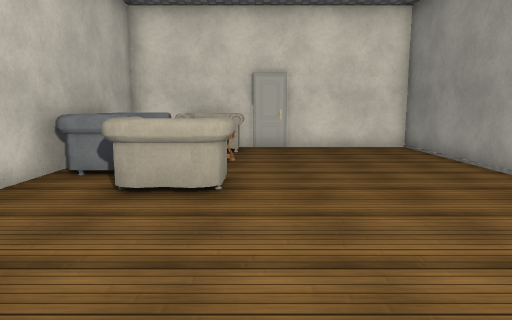
[1] (above)

12 first-person views from a walk through a Unity game level. The camera is 1.4 m above the floor, tilts 8° down and sees 70° across. The floor is counted in squares, 1 m on a side. Each view is taken from the middle of a square. On the plan, view 1 faces up. The plan holds only what a view shows up to about 16 squares ahead; the rest is blank. The player is left out. Some surface patterns are stand-ins.

[2]
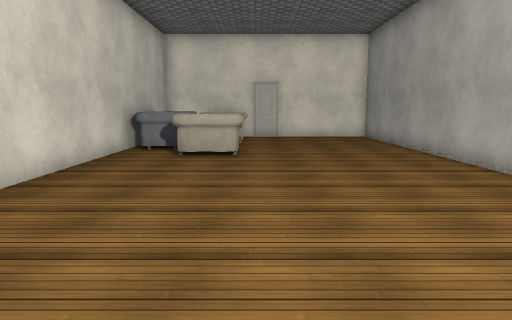

[3]
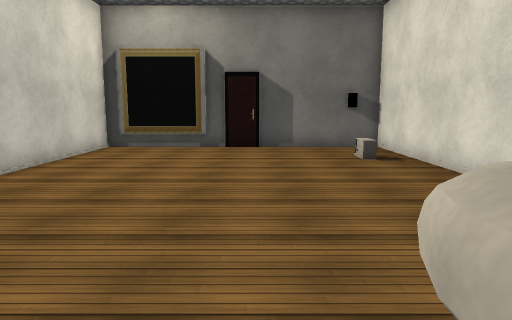

[4]
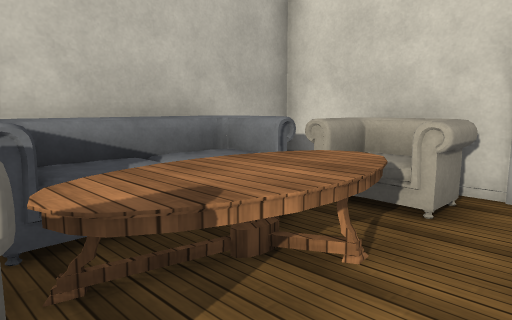

[5]
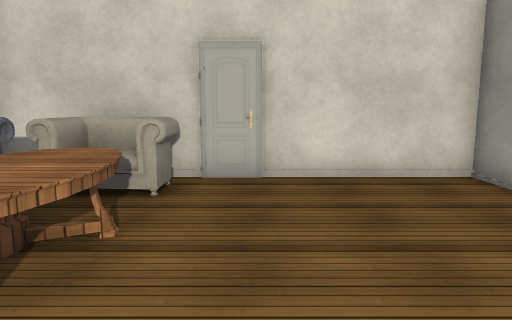

[6]
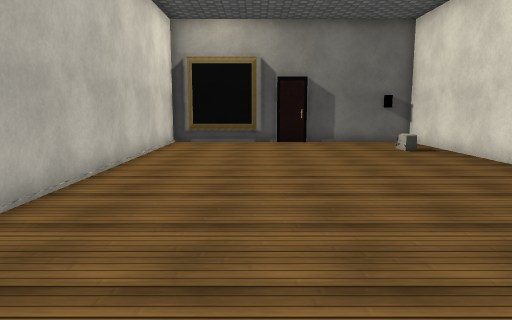

[7]
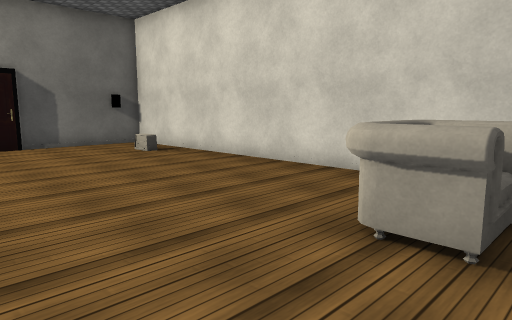

[8]
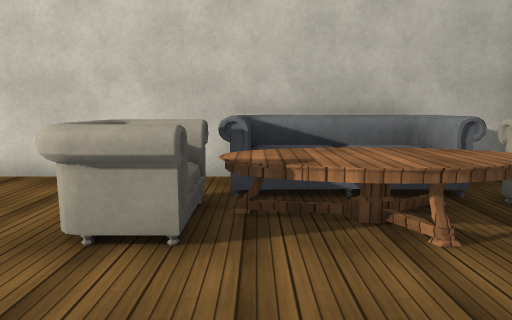

[9]
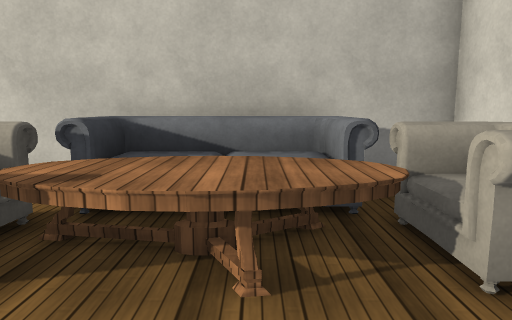

[10]
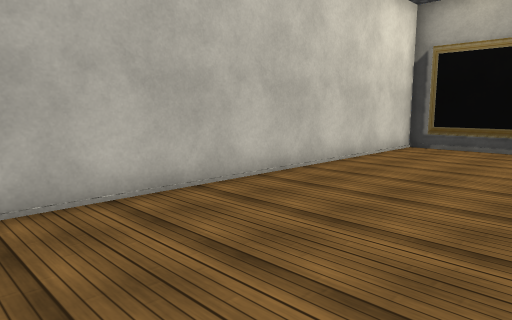

[11]
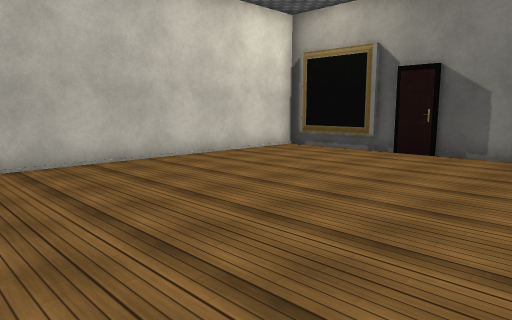

[12]
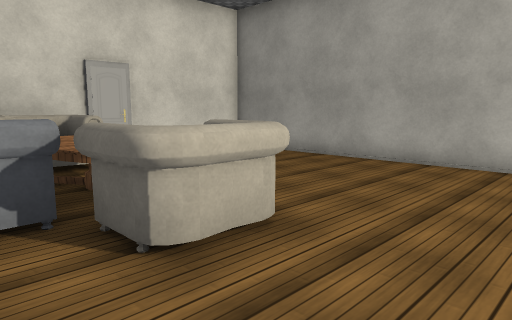

### Floor plan
Points are (right, up) in squares from view 1. A wall is a line through its corners. A room is listed if a view was taken in it or the views show most of it. See-through windows are left out.
Room 1 (views 1, 2, 3, 4, 5, 6, 7, 8, 9, 10, 11, 12)
walls: (-0.1, -6.3) (1, -6.3); (0.9, -6.5) (2.5, -6.5); (4.5, -6.5) (5.5, -6.5) (5.5, 13.5) (1, 13.5); (1.1, 13.3) (0.4, 13.3); (0, 13.5) (-4.5, 13.5) (-4.5, -6.5) (0, -6.5)
objects: other object (-4, 8) to (-3, 11); other object (-3, -6); other object (-3, 12) to (0, 13); other object (-2, 6) to (-1, 7); table (-2, 8) to (-1, 11); mirror (2, -7) to (5, -6)

Where each view was taken, in squares from view 1:
view 1: 0 up, 0 right, facing up
view 2: 5 down, 0 right, facing up
view 3: 7 up, 0 right, facing down
view 4: 7 up, 1 right, facing up-left
view 5: 6 up, 1 right, facing up
view 6: 9 up, 2 right, facing down
view 7: 8 up, 3 right, facing down-left
view 8: 8 up, 3 right, facing left
view 9: 10 up, 2 right, facing left
view 10: 7 up, 0 right, facing down-right
view 11: 5 up, 4 left, facing down-right
view 12: 3 up, 4 left, facing up-right
